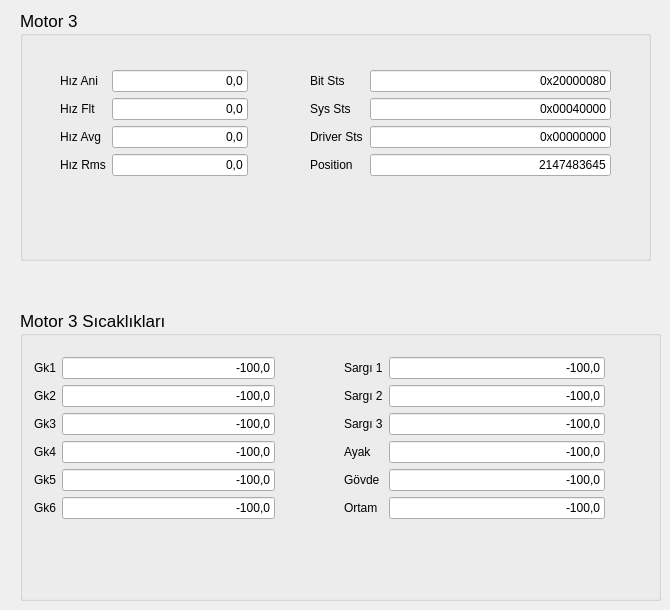
    <widget class="QWidget" name="tab_5">
     <attribute name="title">
      <string>Motor 3</string>
     </attribute>
     <widget class="QGroupBox" name="Motor3">
      <property name="geometry">
       <rect>
        <x>20</x>
        <y>10</y>
        <width>631</width>
        <height>251</height>
       </rect>
      </property>
      <property name="font">
       <font>
        <pointsize>13</pointsize>
       </font>
      </property>
      <property name="title">
       <string>Motor 3</string>
      </property>
      <widget class="QWidget" name="layoutWidget_6">
       <property name="geometry">
        <rect>
         <x>40</x>
         <y>60</y>
         <width>188</width>
         <height>151</height>
        </rect>
       </property>
       <layout class="QFormLayout" name="formLayout_23">
        <item row="0" column="0">
         <widget class="QLabel" name="HizAni_3">
          <property name="font">
           <font>
            <pointsize>9</pointsize>
           </font>
          </property>
          <property name="text">
           <string>Hız Ani</string>
          </property>
         </widget>
        </item>
        <item row="0" column="1">
         <widget class="QLineEdit" name="lineEdit_155">
          <property name="font">
           <font>
            <pointsize>9</pointsize>
           </font>
          </property>
          <property name="text">
           <string>0,0</string>
          </property>
          <property name="alignment">
           <set>Qt::AlignRight|Qt::AlignTrailing|Qt::AlignVCenter</set>
          </property>
         </widget>
        </item>
        <item row="1" column="0">
         <widget class="QLabel" name="HizFlt_3">
          <property name="font">
           <font>
            <pointsize>9</pointsize>
           </font>
          </property>
          <property name="text">
           <string>Hız Flt</string>
          </property>
         </widget>
        </item>
        <item row="1" column="1">
         <widget class="QLineEdit" name="lineEdit_156">
          <property name="font">
           <font>
            <pointsize>9</pointsize>
           </font>
          </property>
          <property name="text">
           <string>0,0</string>
          </property>
          <property name="alignment">
           <set>Qt::AlignRight|Qt::AlignTrailing|Qt::AlignVCenter</set>
          </property>
         </widget>
        </item>
        <item row="2" column="0">
         <widget class="QLabel" name="HizAvg_3">
          <property name="font">
           <font>
            <pointsize>9</pointsize>
           </font>
          </property>
          <property name="text">
           <string>Hız Avg</string>
          </property>
         </widget>
        </item>
        <item row="2" column="1">
         <widget class="QLineEdit" name="lineEdit_157">
          <property name="font">
           <font>
            <pointsize>9</pointsize>
           </font>
          </property>
          <property name="text">
           <string>0,0</string>
          </property>
          <property name="alignment">
           <set>Qt::AlignRight|Qt::AlignTrailing|Qt::AlignVCenter</set>
          </property>
         </widget>
        </item>
        <item row="3" column="0">
         <widget class="QLabel" name="HizRms_3">
          <property name="font">
           <font>
            <pointsize>9</pointsize>
           </font>
          </property>
          <property name="text">
           <string>Hız Rms</string>
          </property>
         </widget>
        </item>
        <item row="3" column="1">
         <widget class="QLineEdit" name="lineEdit_158">
          <property name="font">
           <font>
            <pointsize>9</pointsize>
           </font>
          </property>
          <property name="text">
           <string>0,0</string>
          </property>
          <property name="alignment">
           <set>Qt::AlignRight|Qt::AlignTrailing|Qt::AlignVCenter</set>
          </property>
         </widget>
        </item>
       </layout>
      </widget>
      <widget class="QWidget" name="layoutWidget_7">
       <property name="geometry">
        <rect>
         <x>290</x>
         <y>60</y>
         <width>301</width>
         <height>151</height>
        </rect>
       </property>
       <layout class="QFormLayout" name="formLayout_24">
        <property name="horizontalSpacing">
         <number>7</number>
        </property>
        <item row="0" column="0">
         <widget class="QLabel" name="BitSts_3">
          <property name="font">
           <font>
            <pointsize>9</pointsize>
           </font>
          </property>
          <property name="text">
           <string>Bit Sts</string>
          </property>
         </widget>
        </item>
        <item row="0" column="1">
         <widget class="QLineEdit" name="lineEdit_159">
          <property name="font">
           <font>
            <pointsize>9</pointsize>
           </font>
          </property>
          <property name="text">
           <string>0x20000080</string>
          </property>
          <property name="alignment">
           <set>Qt::AlignRight|Qt::AlignTrailing|Qt::AlignVCenter</set>
          </property>
         </widget>
        </item>
        <item row="1" column="0">
         <widget class="QLabel" name="SysSts_3">
          <property name="font">
           <font>
            <pointsize>9</pointsize>
           </font>
          </property>
          <property name="text">
           <string>Sys Sts</string>
          </property>
         </widget>
        </item>
        <item row="1" column="1">
         <widget class="QLineEdit" name="lineEdit_160">
          <property name="font">
           <font>
            <pointsize>9</pointsize>
           </font>
          </property>
          <property name="text">
           <string>0x00040000</string>
          </property>
          <property name="alignment">
           <set>Qt::AlignRight|Qt::AlignTrailing|Qt::AlignVCenter</set>
          </property>
         </widget>
        </item>
        <item row="2" column="0">
         <widget class="QLabel" name="DriverSts_3">
          <property name="font">
           <font>
            <pointsize>9</pointsize>
           </font>
          </property>
          <property name="text">
           <string>Driver Sts</string>
          </property>
         </widget>
        </item>
        <item row="2" column="1">
         <widget class="QLineEdit" name="lineEdit_161">
          <property name="font">
           <font>
            <pointsize>9</pointsize>
           </font>
          </property>
          <property name="text">
           <string>0x00000000</string>
          </property>
          <property name="alignment">
           <set>Qt::AlignRight|Qt::AlignTrailing|Qt::AlignVCenter</set>
          </property>
         </widget>
        </item>
        <item row="3" column="0">
         <widget class="QLabel" name="Position_3">
          <property name="font">
           <font>
            <pointsize>9</pointsize>
           </font>
          </property>
          <property name="text">
           <string>Position</string>
          </property>
         </widget>
        </item>
        <item row="3" column="1">
         <widget class="QLineEdit" name="lineEdit_162">
          <property name="font">
           <font>
            <pointsize>9</pointsize>
           </font>
          </property>
          <property name="text">
           <string>2147483645</string>
          </property>
          <property name="alignment">
           <set>Qt::AlignRight|Qt::AlignTrailing|Qt::AlignVCenter</set>
          </property>
         </widget>
        </item>
       </layout>
      </widget>
     </widget>
     <widget class="QGroupBox" name="Motor3Sicakliklari">
      <property name="geometry">
       <rect>
        <x>20</x>
        <y>310</y>
        <width>641</width>
        <height>291</height>
       </rect>
      </property>
      <property name="font">
       <font>
        <pointsize>13</pointsize>
       </font>
      </property>
      <property name="title">
       <string>Motor 3 Sıcaklıkları</string>
      </property>
      <widget class="QWidget" name="layoutWidget">
       <property name="geometry">
        <rect>
         <x>14</x>
         <y>47</y>
         <width>241</width>
         <height>205</height>
        </rect>
       </property>
       <layout class="QFormLayout" name="formLayout_15">
        <item row="0" column="0">
         <widget class="QLabel" name="Gk1_3">
          <property name="font">
           <font>
            <pointsize>9</pointsize>
           </font>
          </property>
          <property name="text">
           <string>Gk1</string>
          </property>
         </widget>
        </item>
        <item row="0" column="1">
         <widget class="QLineEdit" name="lineEdit_113">
          <property name="font">
           <font>
            <pointsize>9</pointsize>
           </font>
          </property>
          <property name="text">
           <string>-100,0</string>
          </property>
          <property name="alignment">
           <set>Qt::AlignRight|Qt::AlignTrailing|Qt::AlignVCenter</set>
          </property>
         </widget>
        </item>
        <item row="1" column="0">
         <widget class="QLabel" name="Gk2_3">
          <property name="font">
           <font>
            <pointsize>9</pointsize>
           </font>
          </property>
          <property name="text">
           <string>Gk2</string>
          </property>
         </widget>
        </item>
        <item row="1" column="1">
         <widget class="QLineEdit" name="lineEdit_114">
          <property name="font">
           <font>
            <pointsize>9</pointsize>
           </font>
          </property>
          <property name="text">
           <string>-100,0</string>
          </property>
          <property name="alignment">
           <set>Qt::AlignRight|Qt::AlignTrailing|Qt::AlignVCenter</set>
          </property>
         </widget>
        </item>
        <item row="2" column="0">
         <widget class="QLabel" name="Gk3_3">
          <property name="font">
           <font>
            <pointsize>9</pointsize>
           </font>
          </property>
          <property name="text">
           <string>Gk3</string>
          </property>
         </widget>
        </item>
        <item row="2" column="1">
         <widget class="QLineEdit" name="lineEdit_115">
          <property name="font">
           <font>
            <pointsize>9</pointsize>
           </font>
          </property>
          <property name="text">
           <string>-100,0</string>
          </property>
          <property name="alignment">
           <set>Qt::AlignRight|Qt::AlignTrailing|Qt::AlignVCenter</set>
          </property>
         </widget>
        </item>
        <item row="3" column="0">
         <widget class="QLabel" name="Gk4_3">
          <property name="font">
           <font>
            <pointsize>9</pointsize>
           </font>
          </property>
          <property name="text">
           <string>Gk4</string>
          </property>
         </widget>
        </item>
        <item row="3" column="1">
         <widget class="QLineEdit" name="lineEdit_116">
          <property name="font">
           <font>
            <pointsize>9</pointsize>
           </font>
          </property>
          <property name="text">
           <string>-100,0</string>
          </property>
          <property name="alignment">
           <set>Qt::AlignRight|Qt::AlignTrailing|Qt::AlignVCenter</set>
          </property>
         </widget>
        </item>
        <item row="4" column="0">
         <widget class="QLabel" name="Gk5_3">
          <property name="font">
           <font>
            <pointsize>9</pointsize>
           </font>
          </property>
          <property name="text">
           <string>Gk5</string>
          </property>
         </widget>
        </item>
        <item row="4" column="1">
         <widget class="QLineEdit" name="lineEdit_117">
          <property name="font">
           <font>
            <pointsize>9</pointsize>
           </font>
          </property>
          <property name="text">
           <string>-100,0</string>
          </property>
          <property name="alignment">
           <set>Qt::AlignRight|Qt::AlignTrailing|Qt::AlignVCenter</set>
          </property>
         </widget>
        </item>
        <item row="5" column="0">
         <widget class="QLabel" name="Gk6_3">
          <property name="font">
           <font>
            <pointsize>9</pointsize>
           </font>
          </property>
          <property name="text">
           <string>Gk6</string>
          </property>
         </widget>
        </item>
        <item row="5" column="1">
         <widget class="QLineEdit" name="lineEdit_118">
          <property name="font">
           <font>
            <pointsize>9</pointsize>
           </font>
          </property>
          <property name="text">
           <string>-100,0</string>
          </property>
          <property name="alignment">
           <set>Qt::AlignRight|Qt::AlignTrailing|Qt::AlignVCenter</set>
          </property>
         </widget>
        </item>
       </layout>
      </widget>
      <widget class="QWidget" name="layoutWidget">
       <property name="geometry">
        <rect>
         <x>324</x>
         <y>47</y>
         <width>261</width>
         <height>205</height>
        </rect>
       </property>
       <layout class="QFormLayout" name="formLayout_16">
        <item row="0" column="0">
         <widget class="QLabel" name="Sargi1_3">
          <property name="font">
           <font>
            <pointsize>9</pointsize>
           </font>
          </property>
          <property name="text">
           <string>Sargı 1</string>
          </property>
         </widget>
        </item>
        <item row="0" column="1">
         <widget class="QLineEdit" name="lineEdit_119">
          <property name="font">
           <font>
            <pointsize>9</pointsize>
           </font>
          </property>
          <property name="text">
           <string>-100,0</string>
          </property>
          <property name="alignment">
           <set>Qt::AlignRight|Qt::AlignTrailing|Qt::AlignVCenter</set>
          </property>
         </widget>
        </item>
        <item row="1" column="0">
         <widget class="QLabel" name="Sargi2_3">
          <property name="font">
           <font>
            <pointsize>9</pointsize>
           </font>
          </property>
          <property name="text">
           <string>Sargı 2</string>
          </property>
         </widget>
        </item>
        <item row="1" column="1">
         <widget class="QLineEdit" name="lineEdit_120">
          <property name="font">
           <font>
            <pointsize>9</pointsize>
           </font>
          </property>
          <property name="text">
           <string>-100,0</string>
          </property>
          <property name="alignment">
           <set>Qt::AlignRight|Qt::AlignTrailing|Qt::AlignVCenter</set>
          </property>
         </widget>
        </item>
        <item row="2" column="0">
         <widget class="QLabel" name="Sargi3_3">
          <property name="font">
           <font>
            <pointsize>9</pointsize>
           </font>
          </property>
          <property name="text">
           <string>Sargı 3</string>
          </property>
         </widget>
        </item>
        <item row="2" column="1">
         <widget class="QLineEdit" name="lineEdit_121">
          <property name="font">
           <font>
            <pointsize>9</pointsize>
           </font>
          </property>
          <property name="text">
           <string>-100,0</string>
          </property>
          <property name="alignment">
           <set>Qt::AlignRight|Qt::AlignTrailing|Qt::AlignVCenter</set>
          </property>
         </widget>
        </item>
        <item row="3" column="0">
         <widget class="QLabel" name="Ayak_3">
          <property name="font">
           <font>
            <pointsize>9</pointsize>
           </font>
          </property>
          <property name="text">
           <string>Ayak</string>
          </property>
         </widget>
        </item>
        <item row="3" column="1">
         <widget class="QLineEdit" name="lineEdit_122">
          <property name="font">
           <font>
            <pointsize>9</pointsize>
           </font>
          </property>
          <property name="text">
           <string>-100,0</string>
          </property>
          <property name="alignment">
           <set>Qt::AlignRight|Qt::AlignTrailing|Qt::AlignVCenter</set>
          </property>
         </widget>
        </item>
        <item row="4" column="0">
         <widget class="QLabel" name="Govde_3">
          <property name="font">
           <font>
            <pointsize>9</pointsize>
           </font>
          </property>
          <property name="text">
           <string>Gövde</string>
          </property>
         </widget>
        </item>
        <item row="4" column="1">
         <widget class="QLineEdit" name="lineEdit_123">
          <property name="font">
           <font>
            <pointsize>9</pointsize>
           </font>
          </property>
          <property name="text">
           <string>-100,0</string>
          </property>
          <property name="alignment">
           <set>Qt::AlignRight|Qt::AlignTrailing|Qt::AlignVCenter</set>
          </property>
         </widget>
        </item>
        <item row="5" column="0">
         <widget class="QLabel" name="Ortam_3">
          <property name="font">
           <font>
            <pointsize>9</pointsize>
           </font>
          </property>
          <property name="text">
           <string>Ortam</string>
          </property>
         </widget>
        </item>
        <item row="5" column="1">
         <widget class="QLineEdit" name="lineEdit_124">
          <property name="font">
           <font>
            <pointsize>9</pointsize>
           </font>
          </property>
          <property name="text">
           <string>-100,0</string>
          </property>
          <property name="alignment">
           <set>Qt::AlignRight|Qt::AlignTrailing|Qt::AlignVCenter</set>
          </property>
         </widget>
        </item>
       </layout>
      </widget>
     </widget>
    </widget>
